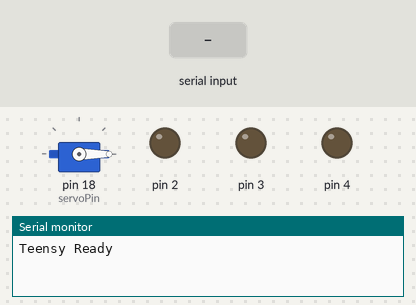
Simulated run of this sketch. Board: Arduino Uno, built with avr-gcc and run on an emulated ATmega328P. On the bench: servo, output pins drawn as LEDs (lit = HIGH), the last lines printed to the serial monitor. Inputs (shaded band) come from the test bench.

Above: at 1.2 s.
1.3 s: "90,45\n" received over Serial
At 2.7 s:
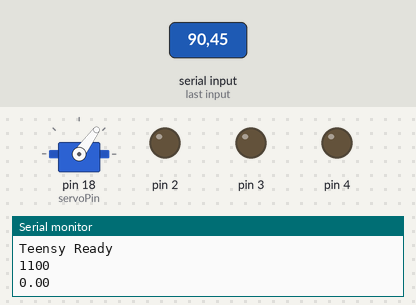
Timing chart, 0 to 4.3 s (numbered marks = the images above; inputs shaded):
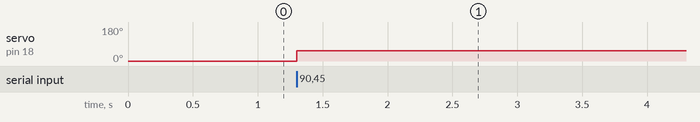

The sketch:

Ackerman_pid_serial.ino
```cpp
#include <PID_v1.h>
#include <Servo.h>

//rear wheel diameter in meters
double diameter = 0.064;
//set global setpoints (later converted to ackerman-setpoints)
double linearSetpoint;    //m/s
double angularSetpoint;    //rad/s
int steeringPwm;   //PWM range (1000-2000µs)

//Define global setpoints for the motors and servo
double rSpeed;
double lSpeed;
int servoPWM;  // steering servo pwm (range 1000 - 2000 microseconds)

//Defing car geometry
const double wheelbase = 0.175;         //distance front axle - rear axle (meters)
const double trackWidth = 0.135;        //rear wheel track width (meters)

//Define Motor Struct
struct Motor{
  int in1, in2;
  int a, b;
  volatile long encoderCount;
  volatile long lastPosition;
  double setpoint, speedInput, pwmOutput;
  double motorSpeed;
  unsigned long lastTime;
  int pulsesPerRotation;
  PID pid;
  //speed sampling every 100ms - maybe change it later
  const unsigned long sampleTime = 100;

  Motor(int pin1, int pin2, int encA, int encB, double Kp, double Ki, double Kd, int pulsesPerRotation)
    : in1(pin1), in2(pin2), a(encA), b(encB),
      encoderCount(0), lastPosition(0),
      setpoint(0), speedInput(0), pwmOutput(0),
      motorSpeed(0), lastTime(0), pulsesPerRotation(pulsesPerRotation), pid(&speedInput, &pwmOutput, &setpoint, Kp, Ki, Kd, DIRECT) {}

  void attachInterrupts(void (*ISR)()) {
    pinMode(a, INPUT_PULLUP);
    pinMode(b, INPUT_PULLUP);
    attachInterrupt(digitalPinToInterrupt(a), ISR, CHANGE);
  }

  void init() {
    pinMode(in1, OUTPUT);
    pinMode(in2, OUTPUT);
    pid.SetMode(AUTOMATIC);
    pid.SetOutputLimits(-255, 255); // PWM range - vielleicht nicht 100% so wie man's macht, aber ist verstandlich
  }

  //update speed (contains pid.compute() - needs to be called every loop iteration to do its job)
  void updateSpeed(double speedSetpoint){
    unsigned long currentTime = millis();
    setpoint = speedSetpoint;

    if (currentTime - lastTime >= sampleTime) {
      long currentPosition = encoderCount;
      speedInput = (((currentPosition - lastPosition) / (sampleTime / 1000.0)) / pulsesPerRotation) * (3.14*diameter); // Speed in meter/sec
      lastPosition = currentPosition;
      lastTime = currentTime;
    }

    pid.Compute();

    // Serial.print("Motor Speed Setpoint: "); Serial.print(setpoint);
    // Serial.print("Measured Speed: "); Serial.print(speedInput);
    // Serial.print("PWM Output: "); Serial.println(pwmOutput);

    //pwm output for speed control, both directions pwmOutput: [-255,255]
    if(pwmOutput > 0){
      analogWrite(in1, abs(pwmOutput));
      analogWrite(in2, 0);
    }
    else {
      analogWrite(in1, 0);
      analogWrite(in2, abs(pwmOutput));
    }
  }
};

//create Motor 1 and 2 !!!!CHECK CORRECT verschaltung!!!!! - zu viel Zeit fuer Debugging verschwendet :/
Motor rMotor(1, 2, 5, 6, 1000.0, 300.0, 0.0, 420);
Motor lMotor(3, 4, 15, 14, 1000.0, 300.0, 0.0, 420);
//define Servo
Servo steeringServo;
const int servoPin = 18;
const int servoCenterPWM = 1100; //servo center position pwm
const double maxSteeringAngle = 2* 0.349066;  // 2*20 deg in radians

void setup() {
  //initialize motors
  rMotor.init();
  rMotor.attachInterrupts(encoderISR1);
  lMotor.init();
  lMotor.attachInterrupts(encoderISR2);
  steeringServo.attach(servoPin);
  //serial port
  Serial.begin(115200);
  while (!Serial);  // Wait for serial connection
  Serial.println("Teensy Ready");
}

void loop() {
  // Read commands from ROS 2
  if (Serial.available() > 0) {
    String input = Serial.readStringUntil('\n'); // Read line

    float linear = 0.0, angular = 0.0;

    // Parse received data (Format: "vX.X,oY.Y")
    int v_index = input.indexOf('v');
    int o_index = input.indexOf('o');

    if (v_index != -1 && o_index != -1) {
      linear = input.substring(v_index + 1, o_index - 1).toFloat();
      angular = input.substring(o_index + 1).toFloat();
    }
    linearSetpoint = linear;
    angularSetpoint = angular;
    ackerman(linearSetpoint, angularSetpoint);
    Serial.println(linear);
  }

  // Serial.println(steeringPwm);
  steeringServo.writeMicroseconds(steeringPwm);
  rMotor.updateSpeed(rSpeed);
  lMotor.updateSpeed(lSpeed);

}

//encoder interrup servic routine for encoder 1
void encoderISR1() {
  bool a = digitalRead(rMotor.a);
  bool b = digitalRead(rMotor.b);
  if (a == b) {
    rMotor.encoderCount++;
  } else{
    rMotor.encoderCount--;
  }
}

//encoder interrup servic routine for encoder 2
void encoderISR2() {
  bool a = digitalRead(lMotor.a);
  bool b = digitalRead(lMotor.b);
  if (a == b) {
    lMotor.encoderCount++;
  } else{
    lMotor.encoderCount--;
  }
}

void ackerman(double linear, double angular){
  rSpeed = linear + angular * (trackWidth/2);
  lSpeed = linear - angular * (trackWidth/2);
  double radians = atan((wheelbase * angular) / linear);
  radians = constrain(radians, -maxSteeringAngle, maxSteeringAngle);
  // Serial.println(radians);
  steeringPwm = servoCenterPWM + (int)(2*radians  * 500);
  Serial.println(steeringPwm);
}
```

Measured:
- after the input at 1.3 s, servo on pin 18 (servoPin): 0° → 54° at once
